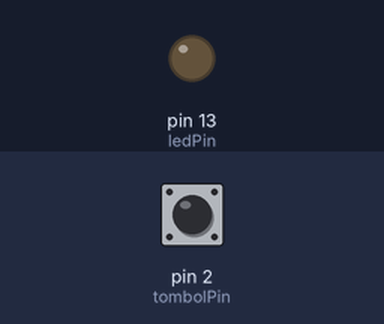
A sketch run on a simulated Arduino Uno, built with avr-gcc and run on an emulated ATmega328P. Parts: output pins drawn as LEDs (lit = HIGH). The test bench sets the inputs (shaded band); at power-on: pin 2 (tombolPin) LOW.

Above: at 1.2 s.
1.3 s: pin 2 (tombolPin) pulled HIGH for 0.15 s
At 1.37 s:
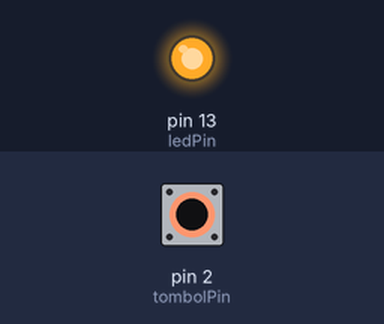
2.9 s: pin 2 (tombolPin) pulled HIGH for 3.2 s
At 7.4 s:
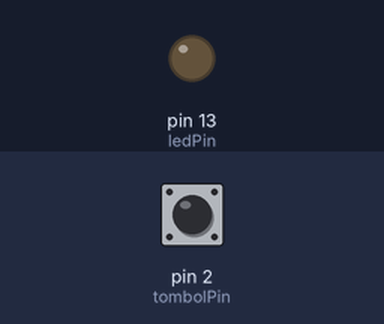
Timing chart, 0 to 8.9 s (numbered marks = the images above; inputs shaded):
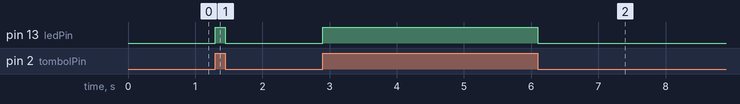

The sketch:

_3_TombolLed.ino
```cpp
/*
  Tombol.
 sumar, Wednesday, December 17, 2014 02:06:57 PM
 skema:
 * LED --> pin 9 --> ground
 * PB --> pin2 --> ground
 * ground --> R 10k --> pin2

 */

//variabel
const int tombolPin = 2;
const int ledPin =  13;
int tombolState = 0;

void setup() {
  pinMode(ledPin, OUTPUT);      //ledPin sbg output
  pinMode(tombolPin, INPUT);     //tombolPin sbg input
}

void loop(){
  tombolState = digitalRead(tombolPin);

  if (tombolState == HIGH) {
    digitalWrite(ledPin, HIGH);
  }
  else {
    digitalWrite(ledPin, LOW);
  }
}
```

Measured:
- after the input at 1.3 s, pin 13 (ledPin): LOW → HIGH at once, → LOW 0.15 s later
- after the input at 2.9 s, pin 13 (ledPin): LOW → HIGH at once, → LOW 3.2 s later
